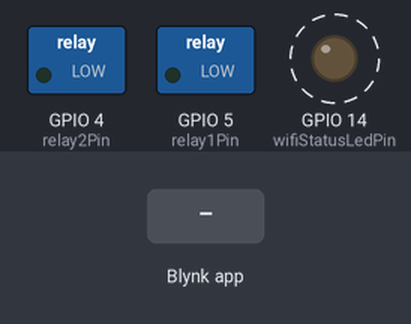
Bench run of a sketch on a simulated ESP8266 (NodeMCU). On the bench: switched loads named in the sketch (green lamp = pin HIGH), output pins drawn as LEDs (lit = HIGH). Dashed ring = blinking. Inputs (shaded band) come from the test bench. WiFi joins after 1.5 s; servers stay silent unless stated.

Above: at 3.0 s.
3.1 s: Blynk app writes 1 to V1
At 3.37 s:
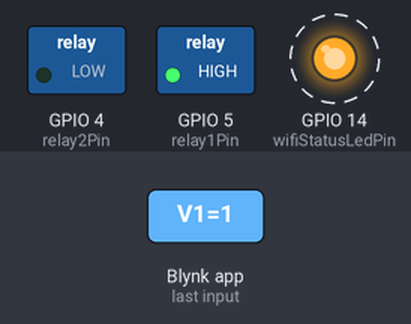
6.1 s: Blynk app writes 1 to V2
At 6.88 s:
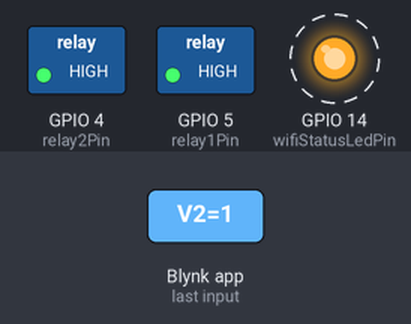
9.1 s: Blynk app writes 0 to V1
At 9.68 s:
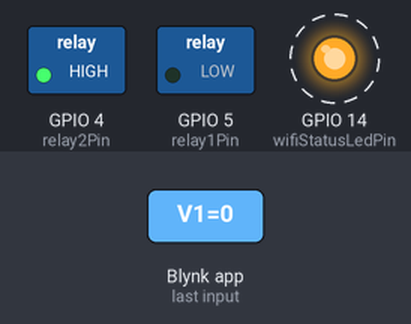
12.1 s: Blynk app writes 200 to V1
At 12.83 s:
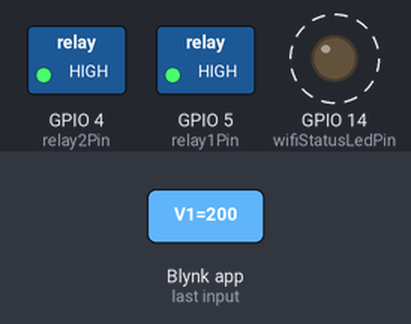
15.1 s: Blynk app writes 0 to V2
At 15.63 s:
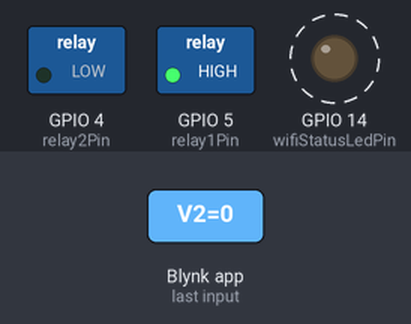
Timing chart, 0 to 19.1 s (numbered marks = the images above; inputs shaded):
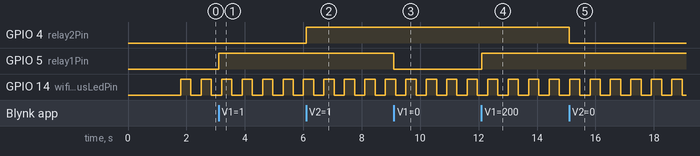

Measured:
- after the input at 3.1 s, GPIO 5 (relay1Pin): LOW → HIGH at once
- after the input at 6.1 s, GPIO 4 (relay2Pin): LOW → HIGH at once
- after the input at 9.1 s, GPIO 5 (relay1Pin): HIGH → LOW at once
- after the input at 12.1 s, GPIO 5 (relay1Pin): LOW → HIGH at once
- after the input at 15.1 s, GPIO 4 (relay2Pin): HIGH → LOW at once
- by itself, GPIO 14 (wifiStatusLedPin): alternates HIGH for 0.35 s and LOW for 0.35 s

The sketch:

Blynk_code.ino
```cpp
#define BLYNK_TEMPLATE_ID "TMPwq4g5weyr6svs"
#define BLYNK_TEMPLATE_NAME "Smart home"
#define BLYNK_AUTH_TOKEN "Jk5uWu9basdfbawetr8tgryqy"

#include <ESP8266WiFi.h>
#include <BlynkSimpleEsp8266.h>

// Blynk Auth Token
char auth[] = BLYNK_AUTH_TOKEN;

// WiFi credentials
char ssid[] = "N-08 Labs";
char pass[] = "n08labs";

// GPIO pins for relays
const int relay1Pin = 5; // Relay 1 connected to GPIO 5
const int relay2Pin = 4; // Relay 2 connected to GPIO 4
const int wifiStatusLedPin = 14;

// Variables for WiFi LED blinking
bool wifiConnected = false;
unsigned long previousMillis = 0;
const long interval = 350;  // LED blink interval in milliseconds

void setup() {
  // Set up GPIO pins for relays
  pinMode(relay1Pin, OUTPUT);
  pinMode(relay2Pin, OUTPUT);
  digitalWrite(relay1Pin, LOW); // Relays off initially
  digitalWrite(relay2Pin, LOW);

  pinMode(wifiStatusLedPin, OUTPUT);
  digitalWrite(wifiStatusLedPin, LOW); // LED off initially

  // Begin Blynk and WiFi connection
  Blynk.begin(auth, ssid, pass);
}
void loop() {
  Blynk.run();

  // WiFi LED blinking when connected to WiFi
  if (Blynk.connected()) {
    unsigned long currentMillis = millis();
    if (currentMillis - previousMillis >= interval) {
      previousMillis = currentMillis;
      wifiConnected = !wifiConnected;
      digitalWrite(wifiStatusLedPin, wifiConnected ? HIGH : LOW);
    }
  } else {
    digitalWrite(wifiStatusLedPin, LOW);  // LED off when not connected
  }
}

// Blynk function to control Relay 1 through virtual pin V1
BLYNK_WRITE(V1) {
  int relay1State = param.asInt();
  digitalWrite(relay1Pin, relay1State ? HIGH : LOW); // HIGH to turn on relay
}

// Blynk function to control Relay 2 through virtual pin V2
BLYNK_WRITE(V2) {
  int relay2State = param.asInt();
  digitalWrite(relay2Pin, relay2State ? HIGH : LOW); // HIGH to turn on relay
}
```
